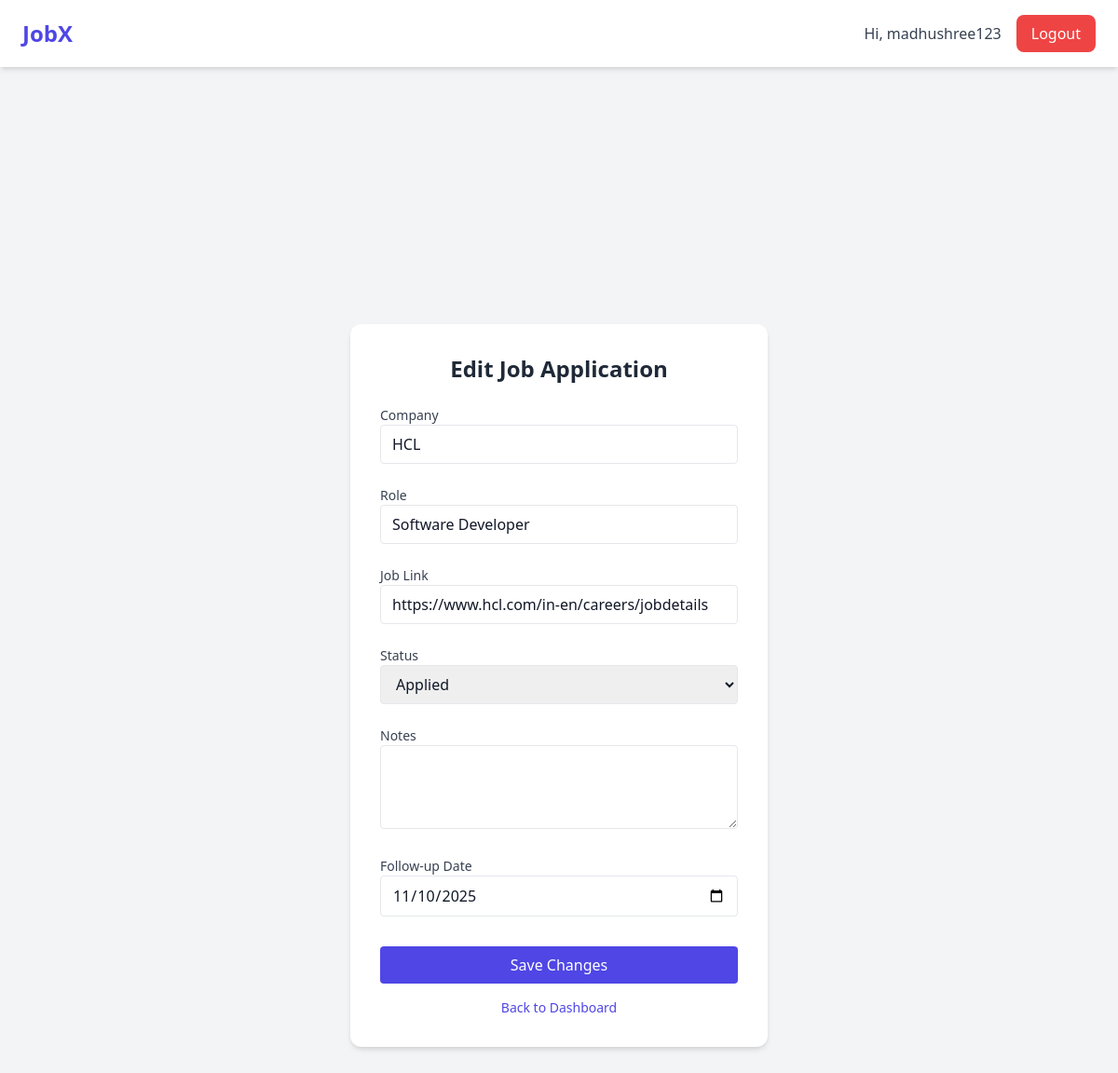
The app's page /edit-job/3/ (signed in) with its own data.
### tracker/models.py (models this page shows, shortened)
class Job(models.Model):
    STATUS_CHOICES = [
        ("APPLIED", "Applied"),
        ("INTERVIEW", "Interview Scheduled"),
        ("OFFER", "Offer Received"),
        ("REJECTED", "Rejected"),
        ("GHOSTED", "No Response"),
    ]
    user = models.ForeignKey(User, on_delete=models.CASCADE)
    company = models.CharField(max_length=100)
    role = models.CharField(max_length=100)
    job_link = models.URLField(blank=True, null=True)
    status = models.CharField(max_length=20, choices=STATUS_CHOICES, default="APPLIED")
    date_applied = models.DateField(auto_now_add=True)
    notes = models.TextField(blank=True, null=True)
    follow_up_date = models.DateField(blank=True, null=True)

### tracker/views.py (the view)
# urls.py: path('edit-job/<int:job_id>/', views.edit_job, name='edit_job'),
@login_required
def edit_job(request, job_id):
    job = Job.objects.get(id=job_id, user=request.user)
    if request.method == 'POST':
        form = JobForm(request.POST, instance=job)
        if form.is_valid():
            form.save()
            return redirect('home')
    else:
        form = JobForm(instance=job)
    return render(request, 'edit_job.html', {'form': form})

### tracker/forms.py
class JobForm(forms.ModelForm):
    class Meta:
        model = Job
        fields = ['company', 'role', 'job_link', 'status', 'notes','follow_up_date']
        widgets = {
            'notes': forms.Textarea(attrs={'rows': 3}),
            'follow_up_date': forms.DateInput(attrs={'type': 'date'}),
        }

### tracker/templates/edit_job.html (shortened to what this page needs)
{% extends "base.html" %}
{% load widget_tweaks %}
{% block content %}
<div class="flex items-center justify-center min-h-screen bg-gray-100">
  <div class="w-full max-w-md bg-white rounded-xl shadow-md p-8">
    <h2 class="text-2xl font-semibold text-gray-800 mb-6 text-center">Edit Job Application</h2>
    <form method="POST" novalidate>
      <label class="block text-sm font-medium text-gray-700">Company</label>
      {{ form.company|add_class:"w-full px-3 py-2 border rounded mb-2 focus:outline-none focus:ring focus:border-indigo-500" }}
      <label class="block text-sm font-medium text-gray-700 mt-4">Role</label>
      {{ form.role|add_class:"w-full px-3 py-2 border rounded mb-2 focus:outline-none focus:ring focus:border-indigo-500" }}
      <label class="block text-sm font-medium text-gray-700 mt-4">Job Link</label>
      {{ form.job_link|add_class:"w-full px-3 py-2 border rounded mb-2 focus:outline-none focus:ring focus:border-indigo-500" }}
      <label class="block text-sm font-medium text-gray-700 mt-4">Status</label>
      {{ form.status|add_class:"w-full px-3 py-2 border rounded mb-2 focus:outline-none focus:ring focus:border-indigo-500" }}
      <label class="block text-sm font-medium text-gray-700 mt-4">Notes</label>
      {{ form.notes|add_class:"w-full px-3 py-2 border rounded mb-2 focus:outline-none focus:ring focus:border-indigo-500" }}
      <label class="block text-sm font-medium text-gray-700 mt-4">Follow-up Date</label>
      {{ form.follow_up_date|add_class:"w-full px-3 py-2 border rounded mb-2 focus:outline-none focus:ring focus:border-indigo-500" }}
      <button type="submit" class="w-full bg-indigo-600 text-white py-2 px-4 rounded mt-6 hover:bg-indigo-700">
        Save Changes
      </button>
    </form>
    <p class="mt-4 text-center text-sm text-gray-600">
      <a href="{% url 'home' %}" class="text-indigo-600 hover:underline">Back to Dashboard</a>
    </p>
  </div>
</div>
{% endblock %}

### tracker/templates/base.html (shortened to what this page needs)
<!DOCTYPE html>
<html lang="en">
<head>
    <script src="https://cdn.tailwindcss.com"></script>
</head>
<body class="bg-gray-100 text-gray-900">
    <nav class="bg-white shadow-md px-6 py-4 flex justify-between items-center">
        <h1 class="text-2xl font-bold text-indigo-600">JobX</h1>
        {% if user.is_authenticated %}
            <div class="flex items-center gap-4">
                <span class="text-gray-700">Hi, {{ user.username }}</span>
                <a href="{% url 'logout' %}"
                   class="bg-red-500 text-white px-4 py-2 rounded-lg hover:bg-red-600">
                    Logout
                </a>
            </div>
        {% endif %}
    </nav>
    <div class="container mx-auto mt-10 px-6">
        {% block content %}
        {% endblock %}
    </div>
</body>
</html>

### records on screen
Job: company "HCL", role "Software Developer", job_link "https://www.hcl.com/in-en/careers/jobdetails", status "Applied", follow_up_date "11/10/2025"

### other values on screen
{{ user.username }} "madhushree123"
